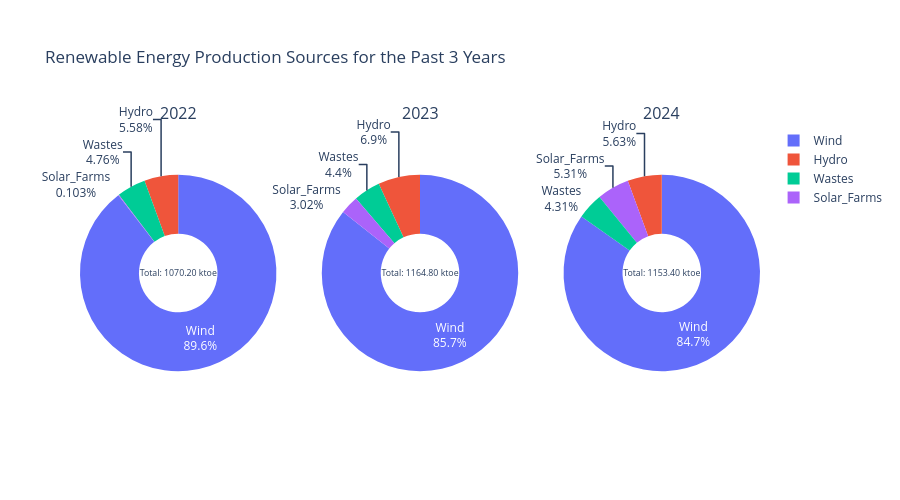

Source (notebook cell):
### Markdown cell above
## 1.2 Data Visualisation

### Code cell
generate_pie_chart(ie_power_production_df, 2021, 2025, renewable_energy, 'Renewable Energy Production Sources for the Past 3 Years')

### Figure 1 — Plotly figure (JSON) as saved in the notebook; plotly's stock layout.template omitted (floating-point values rounded to 4 significant figures)
{"data": [{"domain": {"x": [0, 0.2889], "y": [0, 1]}, "hole": 0.4, "hoverinfo": "label+percent+value", "labels": ["Hydro", "Solar_Farms", "Wastes", "Wind"], "name": "2022.0", "textinfo": "label+percent", "title": {"text": "Total: 1070.20 ktoe"}, "type": "pie", "values": [59.7, 1.1, 50.9, 958.5]}, {"domain": {"x": [0.3556, 0.6444], "y": [0, 1]}, "hole": 0.4, "hoverinfo": "label+percent+value", "labels": ["Hydro", "Solar_Farms", "Wastes", "Wind"], "name": "2023.0", "textinfo": "label+percent", "title": {"text": "Total: 1164.80 ktoe"}, "type": "pie", "values": [80.4, 35.2, 51.2, 998]}, {"domain": {"x": [0.7111, 1], "y": [0, 1]}, "hole": 0.4, "hoverinfo": "label+percent+value", "labels": ["Hydro", "Solar_Farms", "Wastes", "Wind"], "name": "2024.0", "textinfo": "label+percent", "title": {"text": "Total: 1153.40 ktoe"}, "type": "pie", "values": [64.9, 61.3, 49.7, 977.5]}], "layout": {"annotations": [{"font": {"size": 16}, "showarrow": false, "text": "2022", "x": 0.1444, "xanchor": "center", "xref": "paper", "y": 1, "yanchor": "bottom", "yref": "paper"}, {"font": {"size": 16}, "showarrow": false, "text": "2023", "x": 0.5, "xanchor": "center", "xref": "paper", "y": 1, "yanchor": "bottom", "yref": "paper"}, {"font": {"size": 16}, "showarrow": false, "text": "2024", "x": 0.8556, "xanchor": "center", "xref": "paper", "y": 1, "yanchor": "bottom", "yref": "paper"}], "height": 500, "title": {"text": "Renewable Energy Production Sources for the Past 3 Years"}}}
